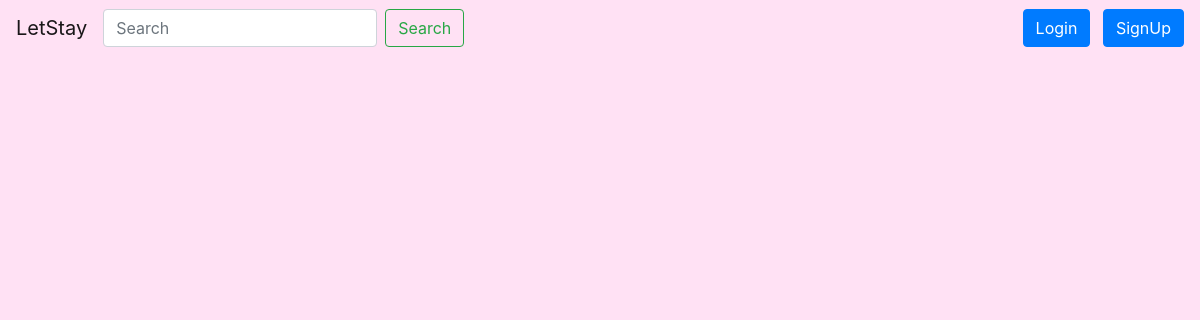
The app's page /, older data.
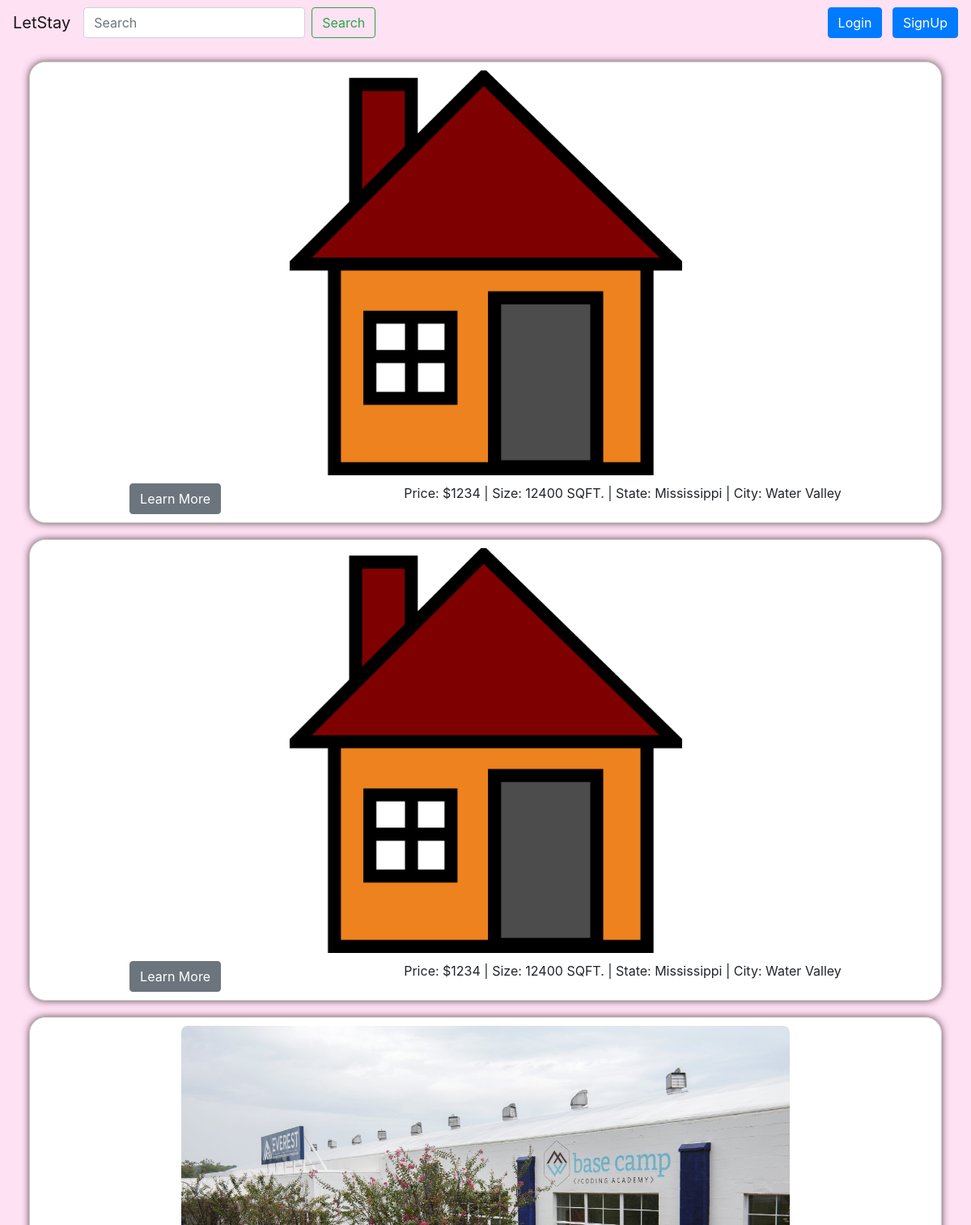
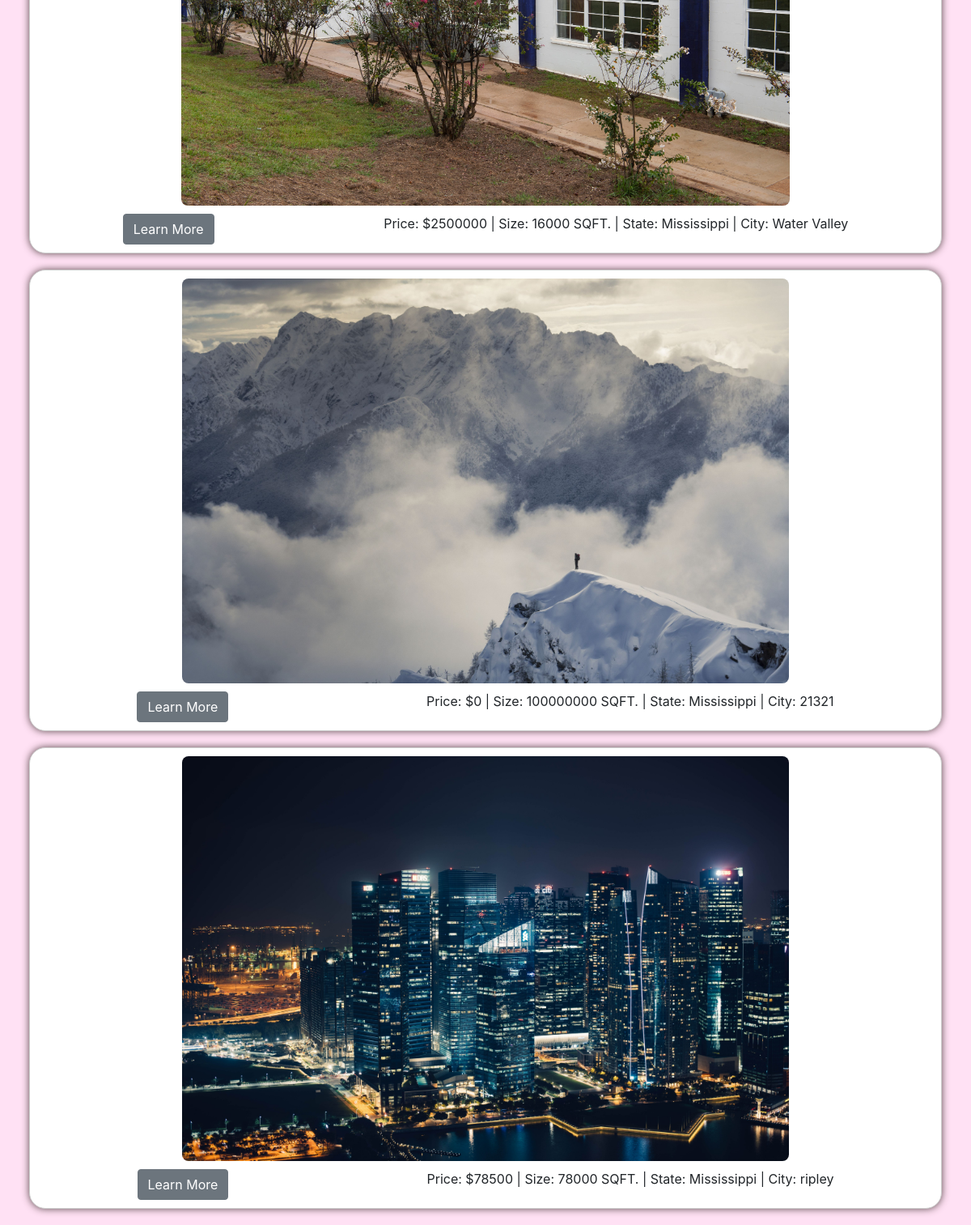
The same page, newer data (2 pictures, top to bottom).
### app/models.py (models this page shows)
class Properties(models.Model):
    user_props = models.ForeignKey(Account, on_delete=models.CASCADE)
    prop_name = models.CharField(max_length=255)
    price = models.IntegerField()
    state = models.CharField(max_length = 255)
    address = models.CharField(max_length = 255)
    city = models.CharField(max_length = 255)
    zip_code = models.IntegerField()
    size = models.IntegerField()
    available = models.BooleanField()
    picture = models.ImageField(upload_to="app/uploads/", null=True, blank=True, default='app/uploads/default.png')
    desc = models.TextField(null = True, blank=True)

### app/views.py (the view)
# urls.py: path('', views.homepage, name='home'),
def homepage(request):
    if request.POST:
        if 'filterbtn' in request.POST:
            item = request.POST.get('filter')
            places = filter(request, item)
            context = {'places': places}
            return render(request, 'home.html', context)
    else:
        places = Properties.objects.all()
        context = {'places': places}
        return render(request, 'home.html', context)

### app/templates/home.html (shortened to what this page needs)
{% extends "base_index.html" %}
{% block content %}
{% for property in places %}
    <div>
      <div class="house">
        <img class="homepageimg" src="{{property.picture.url}}">
        <div class='d-flex align-content-center justify-content-around'>
          <button type="button" class="btn btn-secondary d-flex align-content-end justify-content-end" data-bs-toggle="collapse" data-bs-target="#extraInfo{{forloop.counter}}">Learn More</button>
          <td>Price: ${{ property.price }} | </td>
          <td>Size: {{ property.size }} SQFT. | </td>
          <td>State: {{ property.state }} | </td>
          <td>City: {{ property.city }}</td>
        </div>
      </div>
    </div>
    {% endfor %}
{% endblock content %}

### app/templates/base_index.html (shortened to what this page needs)
{%  load static %}
<!DOCTYPE html>
<html lang="en">
<head>
    <link rel="stylesheet" href="{% static 'styles.css' %}">
    <link rel="stylesheet" href="https://cdn.jsdelivr.net/npm/bootstrap@4.3.1/dist/css/bootstrap.min.css">
</head>
<body class="body">
    <header class="navbar navbar-expand-lg navbar-light">
        <a class="navbar-brand" href="{% url 'home' %}">LetStay</a>
        {% if request.user.is_authenticated %}
            <div class="ml-auto d-flex align-items-center" >
                <form class="form-inline my-2 my-lg-0 mr-2" method="POST" action=''>
                    {% csrf_token %}
                    <input class="form-control mr-sm-2" type="search" placeholder="Search" aria-label="Search" name='filter'>
                    <button class="btn btn-outline-success" type="submit" name='filterbtn'>Search</button>
                </form>
                {% if request.user.is_staff %}
                    <span class="username mr-2"> <a href="{% url 'user' %}">{{request.user}}</a></span>
                {% else %}
                    <span class="username mr-2"> <a href="{% url 'user' %}">{{request.user}}</a></span>
                {% endif %}
                <button  class="btn btn-light">
                    <a href="{% url 'property' %}"><i class="fas fa-plus" >Add Post</a></i>
                </button>
                <a href="{% url 'login' %}" class="btn btn-primary ml-2">Logout</a>
            </div>
        {% else %}
            <form class="form-inline my-2 my-lg-0 mr-2" method="POST" action=''>
                <input class="form-control mr-sm-2" type="search" placeholder="Search" aria-label="Search" name='filter'>
                <button class="btn btn-outline-success" type="submit" name='filterbtn'>Search</button>
            </form>
            <div class="ml-auto">
                <a href="{% url 'login' %}" class="btn btn-primary ml-2">Login</a>
                <a id="register" href="{% url 'register' %}" class="btn btn-primary ml-2">SignUp</a>
            </div>
        {% endif %}
    </header>
    {% block content %}{% endblock content %}
</body>
</html>

### app/static/styles.css (style rules this page uses)
html { max-width: 100%; overflow-x: hidden; }
* { padding: 0; margin: 0; box-sizing: border-box; }
.body { background-color: rgb(255, 225, 244); padding: 0; margin: 0; box-sizing: border-box; }
.house { background-color: rgb(255, 255, 255); text-align: center; margin-top: 50px; padding-top: 10px; padding-bottom: 10px; border-radius: 20px; box-shadow: 0 0 10px rgba(72, 56, 56, 0.892); }
.house { border: 1px solid #ccc; padding: 10px; margin: 20px 3%; text-align: center; }
.homepageimg { max-height: 500px; height: auto; border-radius: 8px; margin-bottom: 10px; }

Row changes from the older to the newer data that the page shows:
added Properties: picture (placeholder picture), price "1234", size "12400", state "Mississippi", city "Water Valley"
added Properties: picture (placeholder picture), price "1234", size "12400", state "Mississippi", city "Water Valley"
added Properties: picture (picture), price "2500000", size "16000", state "Mississippi", city "Water Valley"
added Properties: picture (picture), price "0", size "100000000", state "Mississippi", city "21321"
added Properties: picture (picture), price "78500", size "78000", state "Mississippi", city "ripley"
